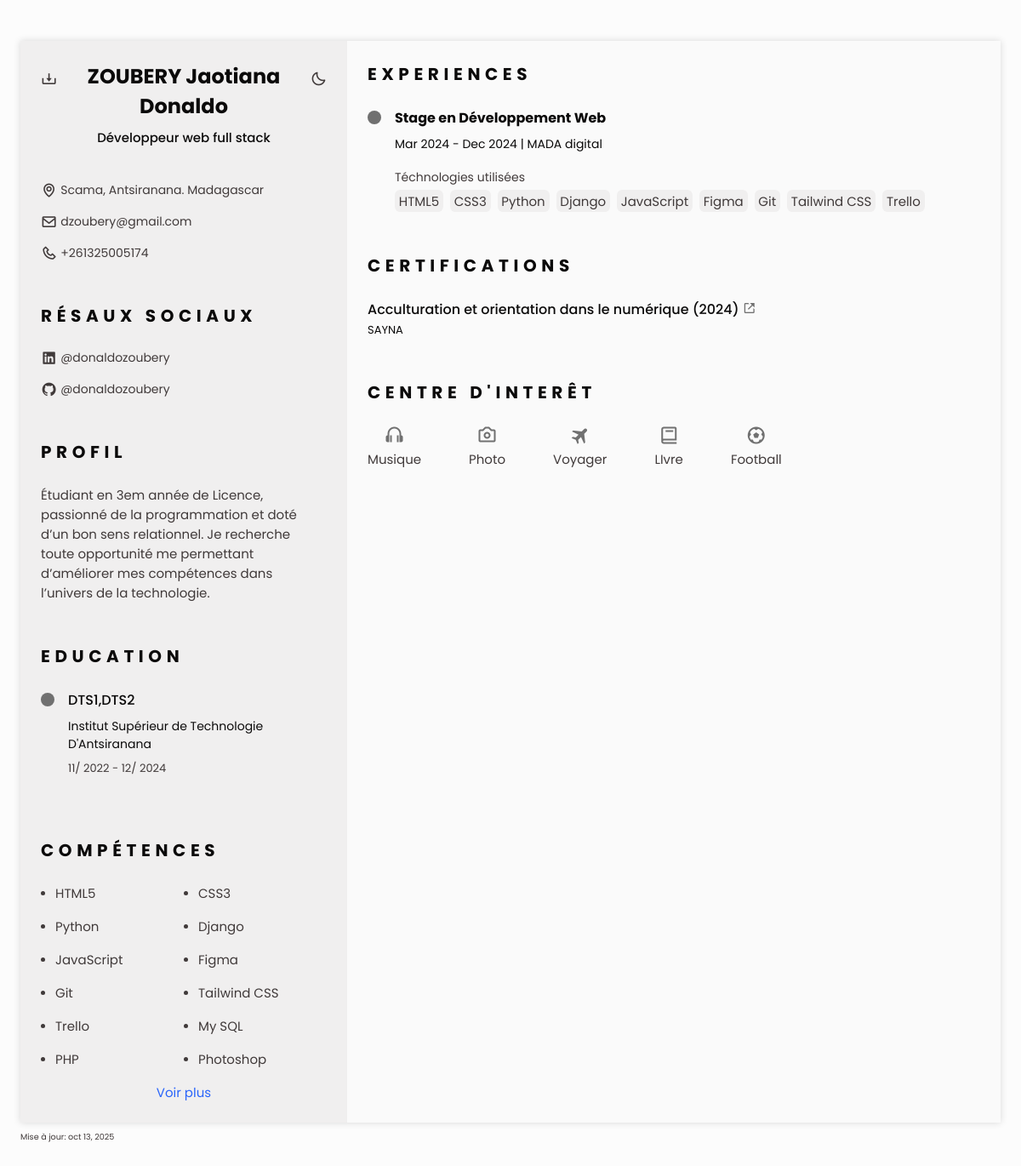
Before: /digital_cv/ with the older database file.
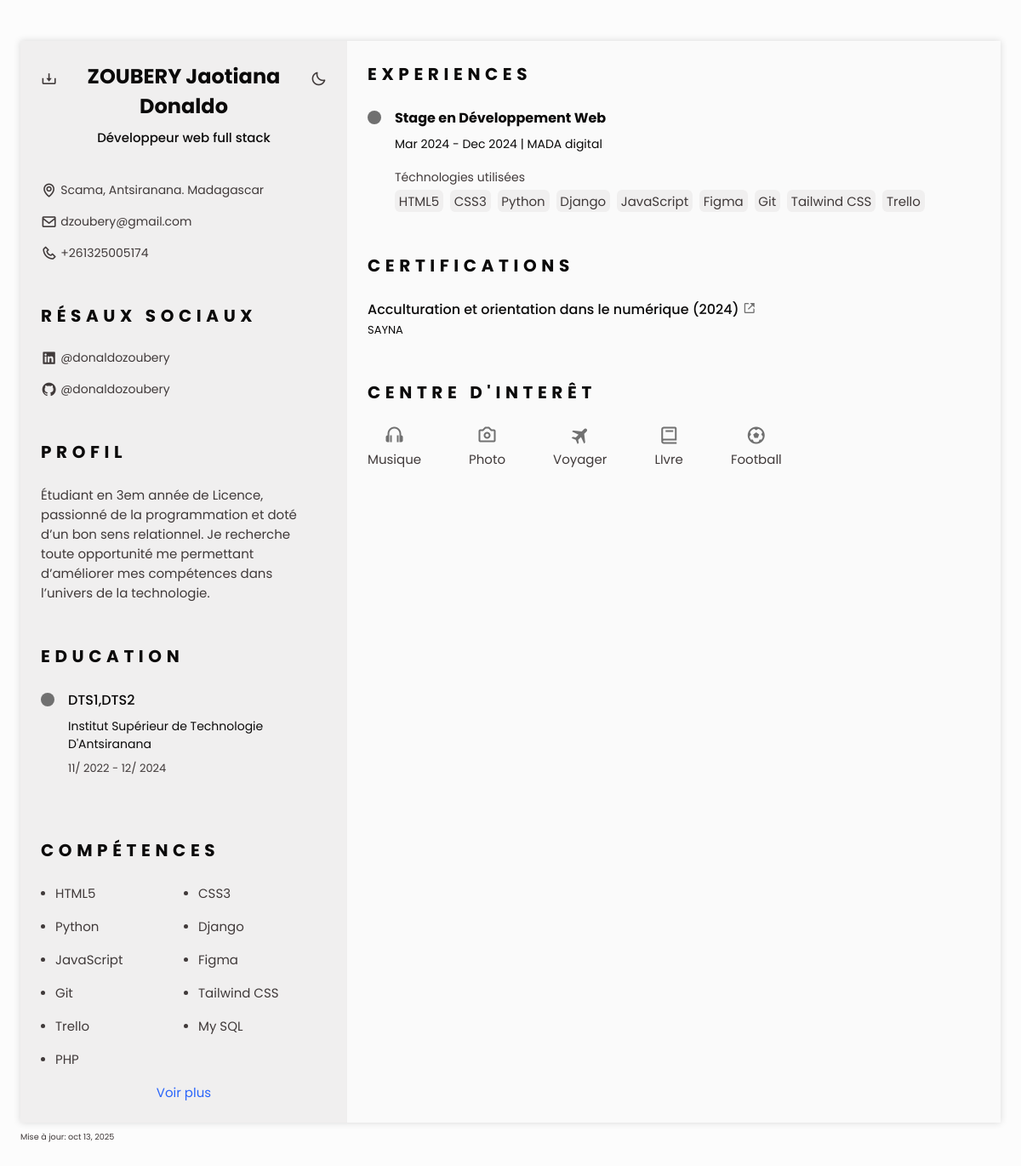
After: the same page with the newer database file.
### apps/portfolio/models.py (models this page shows, shortened)
class Personal(models.Model):
    name = models.CharField(max_length=50, blank=True, null=True)
    role = models.TextField(max_length=500, blank=True, null=True)
    mini_description = models.TextField(max_length=500, blank=True, null=True)
    cv_description = models.TextField(max_length=500, blank=True, null=True)
    cv_link = models.URLField(blank=True, null=True)
    photo = models.ImageField(upload_to='profile_pics/main', blank=True, null=True)
    github = models.URLField(blank=True, null=True)
    linkedin = models.URLField(blank=True, null=True)
    phone = models.CharField(max_length=20, blank=True, null=True)
    email = models.EmailField(blank=True, null=True)
    location = models.CharField(max_length=50, blank=True, null=True)

class Education(models.Model):
    school_name = models.CharField(max_length=200)
    degree = models.CharField(max_length=200)
    start_date = models.CharField(max_length=7)  # Store as string in "MMM YYYY" format
    end_date = models.CharField(max_length=7, null=True, blank=True)  # Store as string in "MMM YYYY" format
    @property
    def formatted_start_date(self):
        if len(self.start_date) == 7:
            month = self.start_date[:3].capitalize()
            year = self.start_date[3:]
            return f"{month} {year}"
        return self.start_date
    @property
    def formatted_end_date(self):
        if len(self.end_date) == 7:
            month = self.end_date[:3].capitalize()
            year = self.end_date[3:]
            return f"{month} {year}"
        return self.end_date
    class Meta:
        ordering = ['start_date']

class Technology(models.Model):
    name = models.CharField(max_length=100)
    photo = models.URLField(blank=True, null=True)
    icon = models.CharField(max_length=50, default='fas fa-code', help_text="Icône FontAwesome (ex: fab fa-python)")
    skill_level = models.IntegerField(default=0, help_text="Niveau de compétence de 0 à 100")
    category = models.CharField(max_length=50, choices=[
        ('frontend', 'Frontend'),
        ('backend', 'Backend'),
        ('database', 'Base de données'),
        ('devops', 'DevOps'),
        ('mobile', 'Mobile'),
        ('other', 'Autre')
    ], default='other')
    is_featured = models.BooleanField(default=False)

class Experience(models.Model):
    title = models.CharField(max_length=200)
    company = models.CharField(max_length=200)
    start_date = models.CharField(max_length=7)  # Store as string in "MMM YYYY" format
    end_date = models.CharField(max_length=7, null=True, blank=True)  # Store as string in "MMM YYYY" format
    is_current = models.BooleanField(default=False)
    technologies = models.ManyToManyField('Technology')
    @property
    def formatted_start_date(self):
        if len(self.start_date) == 7:
            month = self.start_date[:3].capitalize()
            year = self.start_date[3:]
            return f"{month} {year}"
        return self.start_date
    @property
    def formatted_end_date(self):
        if len(self.end_date) == 7:
            month = self.end_date[:3].capitalize()
            year = self.end_date[3:]
            return f"{month} {year}"
        return self.end_date

class Portfolio(models.Model):
    FILTER_CHOICES = [
        ('filter-project', 'Project'),
        ('filter-certification', 'Certification'),
        ('filter-badge', 'Badge'),
    ]
    name = models.CharField(max_length=100)
    filter = models.CharField(max_length=50, choices=FILTER_CHOICES)
    issuer = models.ForeignKey(Issuing_Organization, on_delete=models.CASCADE, null=True, blank=True)
    year = models.CharField(max_length=4, null=True, blank=True)
    object_fit = models.CharField(max_length=100, null=True, blank=True)
    def get_upload_to(self, filename):
        if self.filter == 'filter-project':
            return 'portfolio/project/{}'.format(filename)
        elif self.filter == 'filter-certification':
            return 'portfolio/certification/{}'.format(filename)
        elif self.filter == 'filter-badge':
            return 'portfolio/badge/{}'.format(filename)
    photo = models.ImageField(upload_to=get_upload_to, blank=True, null=True)
    link1 = models.URLField(blank=True, null=True)
    link2 = models.URLField(blank=True, null=True)
    link3 = models.URLField(blank=True, null=True)

class Issuing_Organization(models.Model):
    name = models.CharField(max_length=100)

### apps/portfolio/views.py (the view)
# urls.py: path('digital_cv/', DigitalCVPageView.as_view(), name='digital_cv'),
class DigitalCVPageView(TemplateView):
    template_name = 'portfolio/digital_cv.html'
    def get_context_data(self, **kwargs):
        context = super().get_context_data(**kwargs)
        experiences = Experience.objects.all()
        for experience in experiences:
            descriptions = Description.objects.filter(experience=experience).order_by('order_number')
            experience.descriptions.set(descriptions)
        context['experiences'] = experiences
        context['personal'] = Personal.objects.all()
        context['education'] = Education.objects.all()
        context['technologies'] = Technology.objects.all()
        context['portfolio'] = Portfolio.objects.filter(
            Q(filter='filter-certification')
        )
        grouped_portfolio = {}
        portfolios = sorted(context['portfolio'], key=attrgetter('year'), reverse=True)
        for item in portfolios:
            issuer_name = item.issuer.name if item.issuer else "Unknown Issuer"
            if issuer_name not in grouped_portfolio:
                grouped_portfolio[issuer_name] = []
            grouped_portfolio[issuer_name].append(item)
        context['grouped_portfolio'] = grouped_portfolio
        return context

### templates/portfolio/digital_cv.html (shortened to what the changed rows need)
{% load static %}
<!DOCTYPE html>
<html lang="fr">
<head>
    <link rel="stylesheet" href="https://cdn.jsdelivr.net/npm/boxicons@latest/css/boxicons.min.css">
    <link rel="stylesheet" href="{% static 'assets/css/styles_cv.css' %}">
</head>
<body>
    <main class="l-main bd-container">
        <div class="resume" id="area-cv">
            <div class="resume__left">
                {% for personal_info in personal %}
                <section class="home" id="home">
                    <div class="home__container section bd-grid">
                        <div class="home__data bd-grid">
                            <h1 class="home__title" style="margin-left: 20px; margin-right: 20px;"><b>{{ personal_info.name }}</b></h1>
                            <h3 class="home__profession">{{ personal_info.role }}</h3>
                        </div>
                        <div class="home__address bd-grid">
                            <span class="home__information">
                                <i class='bx bx-map home__icon'></i> {{ personal_info.location }}
                            </span>
                            <a href="mailto:rubico.adrian@gmail.com" target="_black" class="home__information">
                                <i class='bx bx-envelope home__icon'></i> {{ personal_info.email }}
                            </a>
                            <a href="tel:+639219607099" target="_black" class="home__information">
                                <i class='bx bx-phone home__icon'></i> {{ personal_info.phone }}
                            </a>
                        </div>
                    </div>
                    <i class="bx bx-moon change-theme" title="Theme" id="theme-button"></i>
                    <a title="Download PDF" class="bx bx-download generate-pdf"
                        href="{% url 'download_cv_pdf' %}" target="_blank"></a>
                </section>
                <section class="social section">
                    <h2 class="section-title">RéSAUX sociaux</h2>
                    <div class="social__container bd-grid">
                        <a href="{{ personal_info.linkedin }}" target="_blank" class="social__link">
                            <i class='bx bxl-linkedin-square social__icon'></i> @donaldozoubery
                        </a>
                        <a href="{{ personal_info.github }}" target="_blank" class="social__link">
                            <i class='bx bxl-github social__icon'></i> @donaldozoubery
                        </a>
                    </div>
                </section>
                <section class="profile section" id="profile">
                    <h2 class="section-title">Profil</h2>
                    <p class="profile__description">
                        {{ personal_info.cv_description }}
                    </p>
                </section>
                {% endfor %}
                <section class="education section" id="education">
                    <h2 class="section-title">Education</h2>
                    {% for education_info in education %}
                    <div class="education__container bd-grid">
                        <div class="education__content">
                            <div class="education__time">
                                <span class="education__rounder"></span>
                            </div>
                            <div class="education__data bd-grid">
                                <h3 class="education__title">{{ education_info.degree }}</h3>
                                <span class="education__studies">{{ education_info.school_name }}</span>
                                <span class="education__year">
                                    {{ education_info.formatted_start_date  }} -
                                    {% if education_info.is_current %}
                                    Present
                                    {% else %}
                                    {{ education_info.formatted_end_date }}
                                    {% endif %}
                                </span>
                            </div>
                        </div>
                    </div>
                    <br>
                    {% endfor %}
                </section>
                <section class="skills section hide" id="skills">
                    <h2 class="section-title">Compétences</h2>
                    <div class="skills__content bd-grid">
                        {% for technologies_skills in technologies %}
                        <div class="skills__name">
                            <span class="skills__circle"></span> {{ technologies_skills.name }}
                        </div>
                        {% endfor %}
                    </div>
                </section>
            </div>
            <div class="resume__right">
                <section class="experience section" id="experience">
                    <h2 class="section-title">Experiences</h2>
                    <div class="experience__container bd-grid">
                        {% for experience in experiences %}
                        <div class="experience__content">
                            <div class="experience__time">
                                <span class="experience__rounder"></span>
                            </div>
                            <div class="experience__data bd-grid">
                                <h3 class="experience__title"><strong>{{ experience.title }}</strong></h3>
                                <span class="experience__company">
                                    {{ experience.formatted_start_date }} -
                                    {% if experience.is_current %}
                                    Present
                                    {% else %}
                                    {{ experience.formatted_end_date }}
                                    {% endif %}
                                    | {{ experience.company }}
                                </span>
                                <div class="experience__technologies">
                                    <span>Téchnologies utilisées</span>
                                    <ul class="experience__technologies-list">
                                        {% for technology in experience.technologies.all %}
                                        <li class="experience__technologies-item">{{ technology.name }}</li>
                                        {% endfor %}
                                    </ul>
                                </div>
                            </div>
                        </div>
                        {% endfor %}
                    </div>
                </section>
                <section class="certificate section" id="certificates">
                    <h2 class="section-title">Certifications</h2>
                    <div class="certificate__container bd-grid">
                        {% for issuer, portfolio_group in grouped_portfolio.items %}
                            <div class="certificate__content bd-grid">
                                {% for portfolio_info in portfolio_group %}
                                    <h3 class="certificate__title">{{ portfolio_info.name }} ({{ portfolio_info.year }}) <a class="nav__linkcert" href="{{ portfolio_info.link3 }}" target="_blank"><i class='bx bx-link-external'></i></a></h3>
                                {% endfor %}
                                <span class="certificate__company">{{ issuer }}</span>
                            </div>
                        {% endfor %}
                    </div>
                </section>
                <section class="interests section">
                    <h2 class="section-title">Centre d'interêt</h2>
                </section>
            </div>
        </div>
    </main>
</body>
</html>

Changed rows visible on the page:
removed Technology: name "Photoshop", shown under "COMPÉTENCES"
